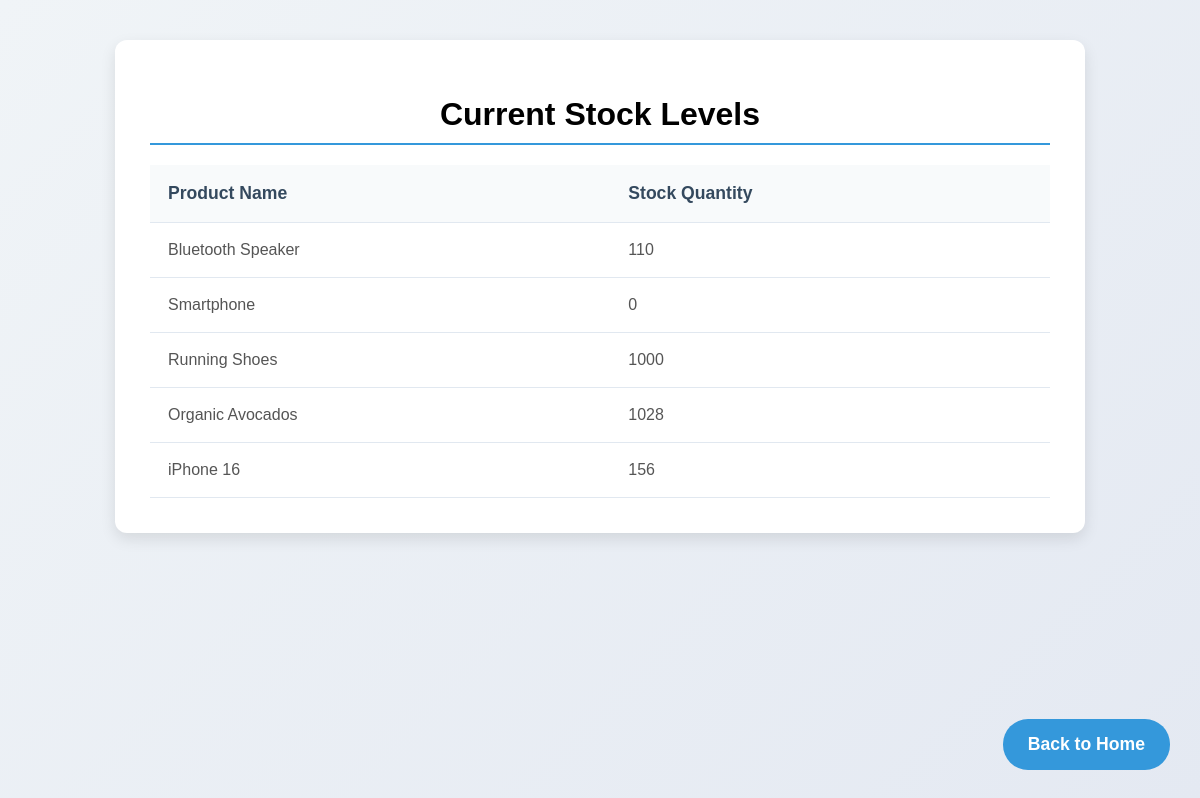
Screenshot of /check_stock_levels/ with the database file from the repository.
### inventory_managemen/models.py (models this page shows, shortened)
class Product(models.Model):
    name = models.CharField(max_length=255, unique=True)
    description = models.TextField()
    category = models.CharField(max_length=255)
    price = models.DecimalField(max_digits=10, decimal_places=2)
    stock_quantity = models.PositiveIntegerField()
    supplier = models.ForeignKey(Supplier, on_delete=models.CASCADE)

### inventory_managemen/views.py (the view)
# urls.py: path('check_stock_levels/', views.check_stock_levels, name='check_stock_levels'),
def check_stock_levels(request):
    products = Product.objects.all()
    return render(request, 'inventory/check_stock_levels.html', {'products': products})

### templates/inventory/check_stock_levels.html (shortened to what this page needs)
<!DOCTYPE html>
<html lang="en">
<head>
</head>
<body>
    <div class="container">
        <h1>Current Stock Levels</h1>
        <table>
            <thead>
                <tr>
                    <th>Product Name</th>
                    <th>Stock Quantity</th>
                </tr>
            </thead>
            <tbody>
                {% for product in products %}
                <tr>
                    <td>{{ product.name }}</td>
                    <td>{{ product.stock_quantity }}</td>
                </tr>
                {% endfor %}
            </tbody>
        </table>
    </div>
    <a href="{% url 'home' %}" class="back-to-home">Back to Home</a>
</body>
</html>

### templates/inventory/check_stock_levels.html (style rules this page uses)
body { font-family: 'Arial', sans-serif; background: linear-gradient(135deg, #f0f4f7, #e4e9f2); margin: 0; padding: 0; display: flex; justify-content: center; align-items: flex-start; min-height: 100vh; }
.container { background-color: #fff; width: 95%; max-width: 900px; margin-top: 40px; padding: 35px; border-radius: 12px; box-shadow: 0 6px 15px rgba(0, 0, 0, 0.1); overflow: hidden; }
h1 { text-align: center; margin-bottom: 20px; font-size: 2em; font-weight: 700; border-bottom: 2px solid #3498db; padding-bottom: 10px; }
table { width: 100%; border-collapse: collapse; margin-top: 20px; background-color: #fff; }
th, td { padding: 18px; text-align: left; border-bottom: 1px solid #e1e8f0; font-size: 1rem; color: #34495e; }
th { background-color: #f8fafb; font-weight: 600; font-size: 1.1rem; }
td { color: #555; }
tr { transition: background-color 0.3s ease; }
.back-to-home { position: fixed; bottom: 30px; right: 30px; background-color: #3498db; color: white; padding: 15px 25px; border-radius: 25px; font-weight: bold; font-size: 1.1rem; text-decoration: none; transition: background-color 0.3s ease; }

### rows the page displays
Product: name "Bluetooth Speaker", stock_quantity "110"
Product: name "Smartphone", stock_quantity "0"
Product: name "Running Shoes", stock_quantity "1000"
Product: name "Organic Avocados", stock_quantity "1028"
Product: name "iPhone 16", stock_quantity "156"
